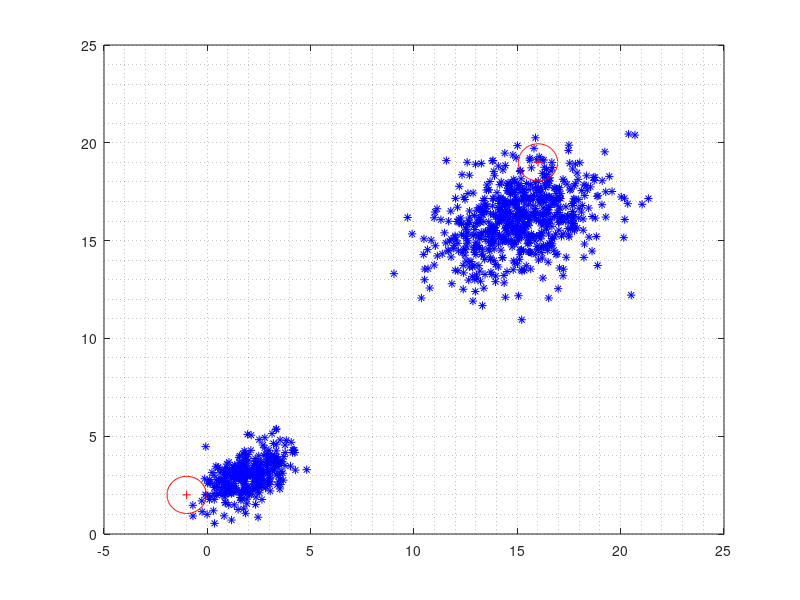

This figure's MATLAB source: (Note: this script raises an error after producing the figure.)
clc
clear all
close all

for i=1:1000
	if (mod(i,3) == 0)
		data(i,:) = [2 3] + [randn(1) randn(1)]*[1 0.2;0.2 0.8];
	else
		data(i,:) = [15 16] + [randn(1) randn(1)]*[2.0 0.3;0.3 1.5];
	end
end

mean = [-1 2;16 19];
sig(:,:,1) = 0.1*eye(2);
sig(:,:,2) = 0.1*eye(2);
alpha = [0.5 0.5];
ds = length(data);
cc = 2;
D = 2;
for i = 1:100
	points(i,:) = 3*[cos(2*pi/100*i) sin(2*pi/100*i)];
end

figure,plot(data(:,1),data(:,2),'b*'),hold on,plot(mean(:,1),mean(:,2),'r+')

for itr=1:10
	%expectation
	llh = 0;
	for i = 1:100
		b(i,:,1) = mean(1,:) + points(i,:)*sig(:,:,1)^0.5;
		b(i,:,2) = mean(2,:) + points(i,:)*sig(:,:,2)^0.5;
	end
	plot(b(:,1,1),b(:,2,1),'r-'),plot(b(:,1,2),b(:,2,2),'r-'),grid minor

	for i=1:ds
		%gamma(i,:) = alpha.*[gaussianEval(data(i,:),mean(1,:),sig(:,:,1)) gaussianEval(data(i,:),mean(2,:),sig(:,:,2))];
		for j=1:cc
			gamma(i,j) = alpha(j)*gaussianEval(data(i,:),mean(j,:),sig(:,:,j));
		end
		gs = sum(gamma(i,:));
		gamma(i,:) = gamma(i,:)/gs;
		llh = llh + log(gs);
	end
	llh

	Nc = sum(gamma);
	%maximization

	%mean = [(sum([gamma(:,1).*data(:,1)   gamma(:,1).*data(:,2)]))/Nc(1);
	%	(sum([gamma(:,2).*data(:,1)   gamma(:,2).*data(:,2)]))/Nc(2)];

	for i=1:cc
		for j=1:D
			mean(i,j) = sum(gamma(:,i).*data(:,j))/Nc(i);
		end
	end

	sig(:,:,1) = [0 0;0 0];
	sig(:,:,2) = [0 0;0 0];
	for i=1:ds
		vec = data(i,:)-mean(1,:);
		sig(:,:,1) = sig(:,:,1) + gamma(i,1)*(vec'*vec);
		vec = data(i,:)-mean(2,:);
		sig(:,:,2) = sig(:,:,2) + gamma(i,2)*(vec'*vec);
	end
	sig(:,:,1) = diag(diag(sig(:,:,1)/Nc(1)));
	sig(:,:,2) = diag(diag(sig(:,:,2)/Nc(2)));

	alpha = Nc/sum(Nc);
end

